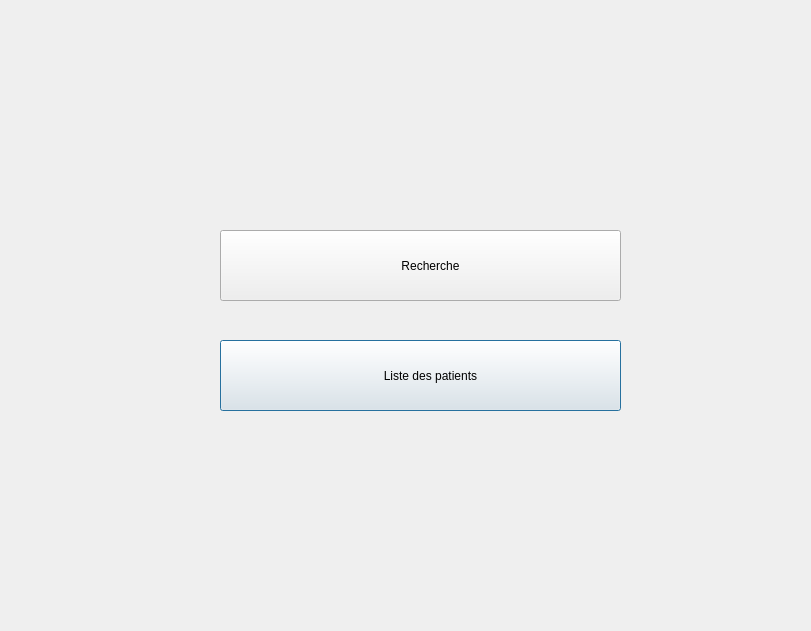
<?xml version="1.0" encoding="UTF-8"?>
<ui version="4.0">
 <class>Modifier_Patient</class>
 <widget class="QDialog" name="Modifier_Patient">
  <property name="geometry">
   <rect>
    <x>0</x>
    <y>0</y>
    <width>811</width>
    <height>631</height>
   </rect>
  </property>
  <property name="windowTitle">
   <string>Dialog</string>
  </property>
  <widget class="QLabel" name="label">
   <property name="geometry">
    <rect>
     <x>0</x>
     <y>0</y>
     <width>811</width>
     <height>631</height>
    </rect>
   </property>
   <property name="text">
    <string/>
   </property>
  </widget>
  <widget class="QPushButton" name="pushButton_2">
   <property name="geometry">
    <rect>
     <x>220</x>
     <y>340</y>
     <width>401</width>
     <height>71</height>
    </rect>
   </property>
   <property name="text">
    <string>      Liste des patients</string>
   </property>
  </widget>
  <widget class="QLabel" name="label_2">
   <property name="geometry">
    <rect>
     <x>220</x>
     <y>230</y>
     <width>71</width>
     <height>71</height>
    </rect>
   </property>
   <property name="text">
    <string/>
   </property>
  </widget>
  <widget class="QLabel" name="label_3">
   <property name="geometry">
    <rect>
     <x>220</x>
     <y>340</y>
     <width>71</width>
     <height>71</height>
    </rect>
   </property>
   <property name="text">
    <string/>
   </property>
  </widget>
  <widget class="QPushButton" name="pushButton">
   <property name="geometry">
    <rect>
     <x>220</x>
     <y>230</y>
     <width>401</width>
     <height>71</height>
    </rect>
   </property>
   <property name="text">
    <string>      Recherche</string>
   </property>
  </widget>
  <zorder>label</zorder>
  <zorder>pushButton_2</zorder>
  <zorder>pushButton</zorder>
  <zorder>label_2</zorder>
  <zorder>label_3</zorder>
 </widget>
 <resources/>
 <connections/>
</ui>
